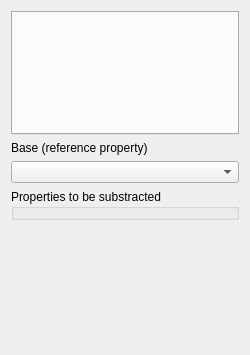
<?xml version="1.0" encoding="UTF-8"?>
<ui version="4.0">
 <class>Postsim</class>
 <widget class="QWidget" name="Postsim">
  <property name="enabled">
   <bool>true</bool>
  </property>
  <property name="geometry">
   <rect>
    <x>0</x>
    <y>0</y>
    <width>250</width>
    <height>355</height>
   </rect>
  </property>
  <property name="windowTitle">
   <string>Postsim</string>
  </property>
  <property name="AlgorithmCategory" stdset="0">
   <string>Utilities</string>
  </property>
  <property name="AlgorithmDescription" stdset="0">
   <string>Comparison with a reference property</string>
  </property>
  <layout class="QVBoxLayout" name="verticalLayout">
   <item>
    <widget class="GridSelector" name="Grid">
     <property name="maximumSize">
      <size>
       <width>16777215</width>
       <height>130</height>
      </size>
     </property>
    </widget>
   </item>
   <item>
    <widget class="QLabel" name="label">
     <property name="text">
      <string>Base (reference property)</string>
     </property>
    </widget>
   </item>
   <item>
    <widget class="SinglePropertySelector" name="prop_base"/>
   </item>
   <item>
    <widget class="OrderedPropertySelector" name="props">
     <property name="title">
      <string>Properties to be substracted</string>
     </property>
    </widget>
   </item>
   <item>
    <spacer name="verticalSpacer">
     <property name="orientation">
      <enum>Qt::Vertical</enum>
     </property>
     <property name="sizeHint" stdset="0">
      <size>
       <width>20</width>
       <height>2</height>
      </size>
     </property>
    </spacer>
   </item>
  </layout>
 </widget>
 <layoutdefault spacing="6" margin="11"/>
 <pixmapfunction>qPixmapFromMimeSource</pixmapfunction>
 <customwidgets>
  <customwidget>
   <class>SinglePropertySelector</class>
   <extends>QComboBox</extends>
   <header>GsTLAppli/extra/qtplugins/selectors.h</header>
  </customwidget>
  <customwidget>
   <class>OrderedPropertySelector</class>
   <extends>GsTLGroupBox</extends>
   <header>GsTLAppli/extra/qtplugins/selectors.h</header>
  </customwidget>
  <customwidget>
   <class>GsTLGroupBox</class>
   <extends>QGroupBox</extends>
   <header>GsTLAppli/extra/qtplugins/selectors.h</header>
  </customwidget>
  <customwidget>
   <class>GridSelector</class>
   <extends>QTabWidget</extends>
   <header>GsTLAppli/extra/qtplugins/selectors.h</header>
  </customwidget>
 </customwidgets>
 <includes>
  <include location="local">gridselector.h</include>
  <include location="local">gstlgroupbox.h</include>
  <include location="local">orderedpropertyselector.h</include>
  <include location="local">multipropertyselector.h</include>
  <include location="local">gstlgroupbox.h</include>
  <include location="local">gstlgroupbox.h</include>
  <include location="local">gstlgroupbox.h</include>
  <include location="local">gstlgroupbox.h</include>
  <include location="local">gstlgroupbox.h</include>
  <include location="local">gstlgroupbox.h</include>
  <include location="local">gstlgroupbox.h</include>
  <include location="local">gstlgroupbox.h</include>
 </includes>
 <resources/>
 <connections>
  <connection>
   <sender>Grid</sender>
   <signal>activated(QString)</signal>
   <receiver>props</receiver>
   <slot>show_properties(QString)</slot>
   <hints>
    <hint type="sourcelabel">
     <x>20</x>
     <y>20</y>
    </hint>
    <hint type="destinationlabel">
     <x>20</x>
     <y>20</y>
    </hint>
   </hints>
  </connection>
  <connection>
   <sender>Grid</sender>
   <signal>activated(QString)</signal>
   <receiver>prop_base</receiver>
   <slot>show_properties(QString)</slot>
   <hints>
    <hint type="sourcelabel">
     <x>124</x>
     <y>32</y>
    </hint>
    <hint type="destinationlabel">
     <x>124</x>
     <y>90</y>
    </hint>
   </hints>
  </connection>
 </connections>
</ui>
